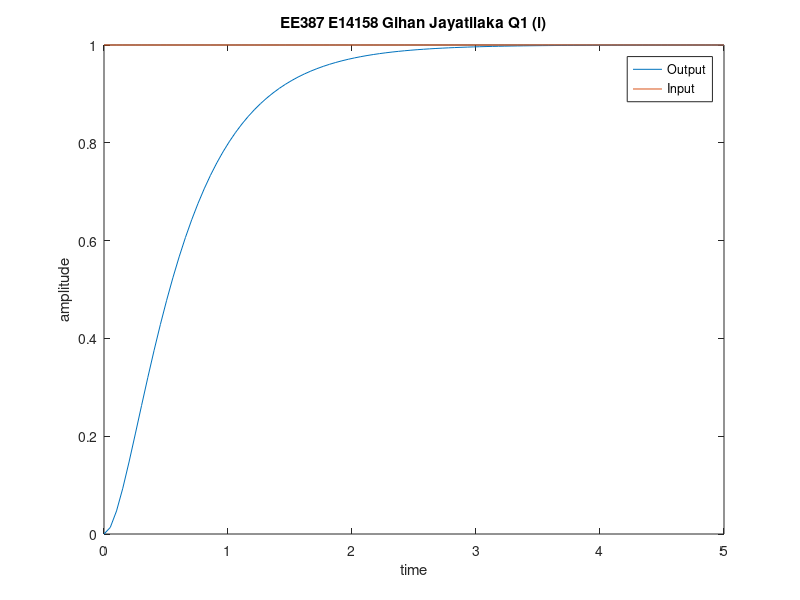
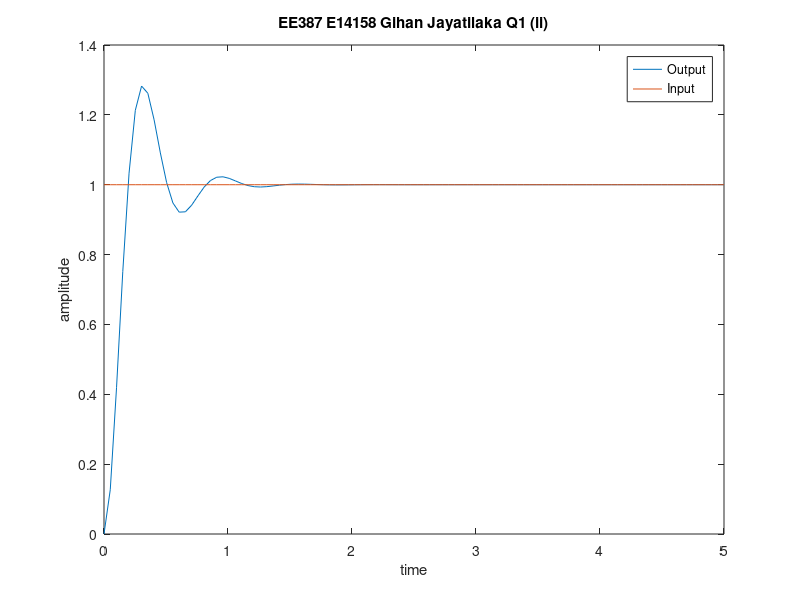

Here is the MATLAB script that generated these plots, in order:
%EE387 Tutorial 02
%E/14/158 gihanchanaka@gmail.com
clc;clear all;close all;

n1=[12];
d1=[1 8 12];
h1=tf(n1,d1);
x=ones(1,100);
t=linspace(0,5);
y1=lsim(h1,x,t);
plot(t,y1,t,x);
xlabel('time');
ylabel('amplitude');
legend('Output','Input');
title('EE387 E14158 Gihan Jayatilaka Q1 (i)');

figure;
n2=[116];
d2=[1 8 116];
h2=tf(n2,d2);
y2=lsim(h2,x,t);
plot(t,y2,t,x);
xlabel('time');
ylabel('amplitude');
legend('Output','Input');
title('EE387 E14158 Gihan Jayatilaka Q1 (ii)');


